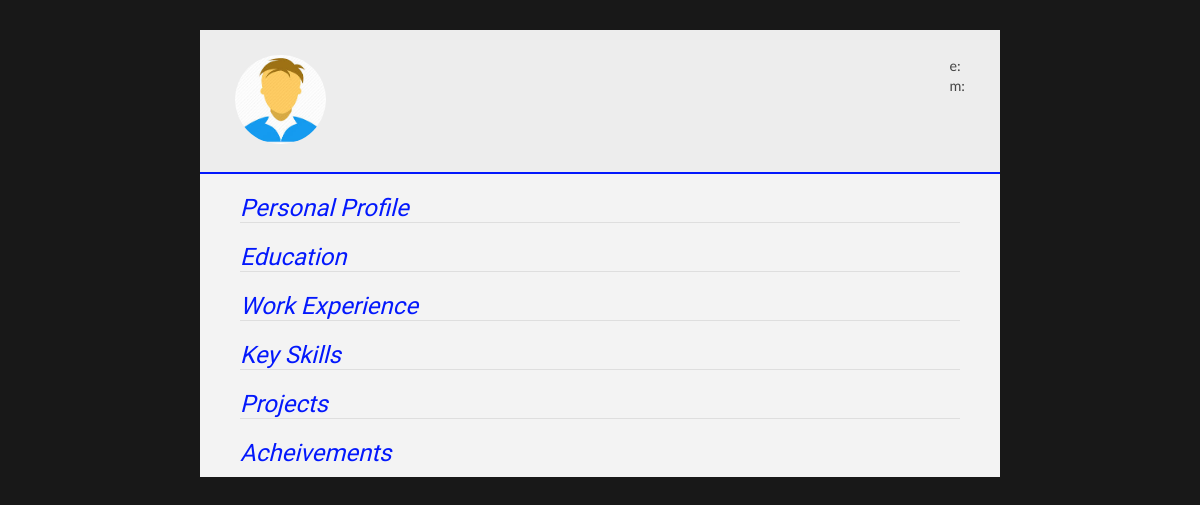
Before: /resume (signed in) with the older database file.
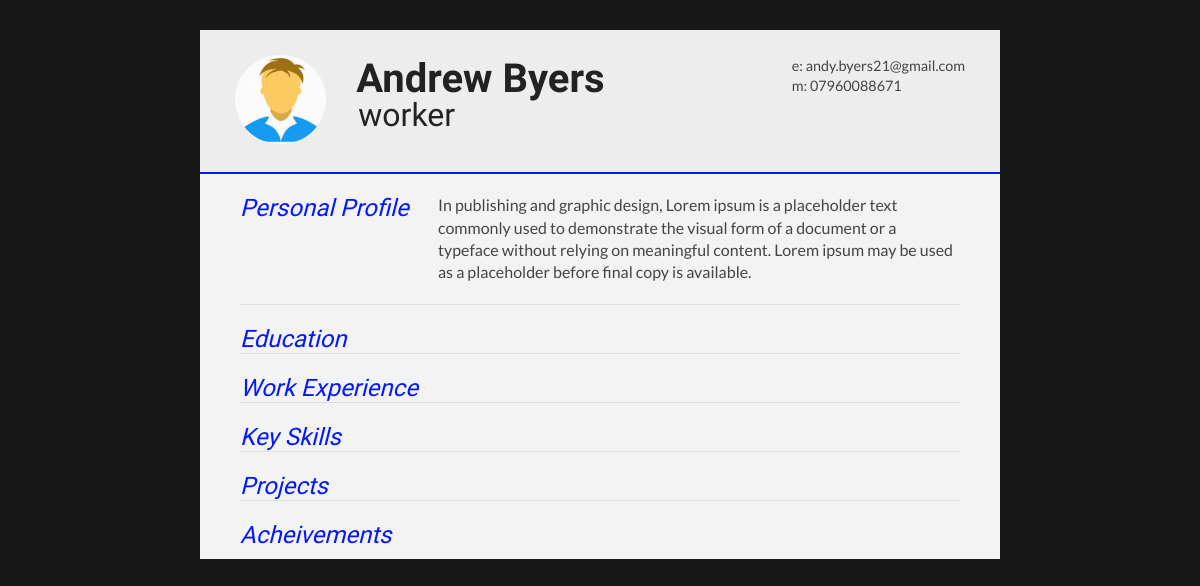
After: the same page with the newer database file.
### resume/models.py (models this page shows)
class userdetails(db.Model):
    id = db.Column(db.Integer, primary_key=True)
    name = db.Column(db.String(20),nullable=False)
    email = db.Column(db.String(120),nullable=False)
    designation = db.Column(db.String(120),nullable=False)
    phoneno =  db.Column(db.String(15),nullable=False)
    profile = db.Column(db.Text,nullable=False)
    user_id= db.Column(db.Integer,db.ForeignKey('user.id'),nullable=False)

### resume/routes.py (the view)
@app.route("/resume", methods=["GET", "POST"])
@login_required
def resumeview():
    edu = education.query.filter_by(edu=current_user).all()
    exp = experience.query.filter_by(exp=current_user).all()
    pro = projects.query.filter_by(pro=current_user).all()
    usr = userdetails.query.filter_by(details=current_user).first()
    skillsadded = skills.query.filter_by(skill=current_user).all()
    achmade = achievements.query.filter_by(ach=current_user).all()
    image_file = url_for('static', filename='profiles/' +
                         current_user.image_file)
    return render_template("resume.html", edu=edu, exp=exp, pro=pro, usr=usr, sk=skillsadded, achmade=achmade, image_file=image_file)

### resume/models.py (called while the page is built)
@login_manager.user_loader
def load_user(id):
    return user.query.get(int(id))

### resume/templates/resume.html (shortened to what this page needs)
<!DOCTYPE html>
<html>
  <head>
    <link type="text/css" rel="stylesheet" href="../static/resume.css" />
  </head>
  <body id="top">
    <div id="cv" class="instaFade">
      <div class="mainDetails">
        <div id="headshot" class="quickFade">
          <img src="{{ image_file }}" alt="{{ usr.name }}" />
        </div>
        <div id="name">
          <h1 class="quickFade delayTwo">{{ usr.name }}</h1>
          <h2 class="quickFade delayThree">{{ usr.designation }}</h2>
        </div>
        <div id="contactDetails" class="quickFade delayFour">
          <ul>
            <li>e: <a href="#" target="_blank"> {{ usr.email }}</a></li>
            <li>m: {{ usr.phoneno }}</li>
          </ul>
        </div>
      </div>
      <div id="mainArea" class="quickFade delayFive">
        <section>
          <article>
            <div class="sectionTitle">
              <h1>Personal Profile</h1>
            </div>
            <div class="sectionContent">
              <p>{{ usr.profile }}</p>
            </div>
          </article>
        </section>
        <section>
          <div class="sectionTitle">
            <h1>Education</h1>
          </div>
        </section>
        <section>
          <div class="sectionTitle">
            <h1>Work Experience</h1>
          </div>
        </section>
        <section>
          <div class="sectionTitle">
            <h1>Key Skills</h1>
          </div>
          <div class="sectionContent">
          </div>
        </section>
        <section>
          <div class="sectionTitle">
            <h1>Projects</h1>
          </div>
        </section>
        <section>
          <div class="sectionTitle">
            <h1>Acheivements</h1>
          </div>
        </section>
      </div>
    </div>
  </body>
</html>

### resume/static/resume.css (style rules this page uses)
html,body,div,span,object,iframe,h1,h2,h3,h4,h5,h6,p,blockquote,pre,abbr,address,cite,code,del,dfn,em,img,ins,kbd,q,samp,small,strong,sub,sup,var,b,i,dl,dt,dd,ol,ul,li,fieldset,form,label,legend,table,caption,tbody,tfoot,thead,tr,th,td,article,aside,canvas,details,figcaption,figure,footer,header,hgroup,menu,nav,section,summary,time,mark,audio,video { border:0; font:inherit; font-size:100%; margin:0; padding:0; vertical-align:baseline; height: auto; }
article,aside,details,figcaption,figure,footer,header,hgroup,menu,nav,section { display:block; }
html, body { background: #181818; font-family: 'Lato', helvetica, arial, sans-serif; font-size: 16px; color: #222; }
p { font-size: 1em; line-height: 1.4em; margin-bottom: 20px; color: #444; }
#cv { width: 100%; max-width: 800px; background: #f3f3f3; margin: 30px auto; height: auto; }
.mainDetails { padding: 25px 35px; border-bottom: 2px solid #0318fc; background: #ededed; }
#name h1 { font-size: 2.5em; font-weight: 700; font-family: 'Rokkitt', Helvetica, Arial, sans-serif; margin-bottom: -6px; }
#name h2 { font-size: 2em; margin-left: 2px; font-family: 'Rokkitt', Helvetica, Arial, sans-serif; }
#mainArea { padding: 0 40px; }
#headshot { width: 12.5%; float: left; margin-right: 30px; }
#headshot img { width: 100%; height: auto; -webkit-border-radius: 50px; border-radius: 50px; }
#name { float: left; }
#contactDetails { float: right; }
#contactDetails ul { list-style-type: none; font-size: 0.9em; margin-top: 2px; }
#contactDetails ul li { margin-bottom: 3px; color: #444; }
#contactDetails ul li a, a[href^=tel] { color: #444; text-decoration: none; -webkit-transition: all .3s ease-in; -moz-transition: all .3s ease-in; -o-transition: all .3s ease-in; -ms-transition: all .3s ease-in; transition: all .3s ease-in; }
section { border-top: 1px solid #dedede; padding: 20px 0 0; }
section:first-child { border-top: 0; }
section:last-child { padding: 20px 0 10px; }
.sectionTitle { float: left; width: 25%; }
.sectionContent { float: right; width: 72.5%; }
.sectionTitle h1 { font-family: 'Rokkitt', Helvetica, Arial, sans-serif; font-style: italic; font-size: 1.5em; color: #0318fc; }
.instaFade { -webkit-animation-name: reset, fade-in; -webkit-animation-duration: 0.5s; -webkit-animation-timing-function: ease-in; -moz-animation-name: reset, fade-in; -moz-animation-duration: 0.5s; -moz-animation-timing-function: ease-in; animation-name: reset, fade-in; animation-duration: 0.5s; animation-timing-function: ease-in; }
.quickFade { -webkit-animation-name: reset, fade-in; -webkit-animation-duration: 0.5s; -webkit-animation-timing-function: ease-in; -moz-animation-name: reset, fade-in; -moz-animation-duration: 0.5s; -moz-animation-timing-function: ease-in; animation-name: reset, fade-in; animation-duration: 0.5s; animation-timing-function: ease-in; }
.delayTwo { -webkit-animation-delay: 0, 1s; -moz-animation-delay: 0, 1s; animation-delay: 0, 1s; }
.delayThree { -webkit-animation-delay: 0, 0.5s; -moz-animation-delay: 0, 0.5s; animation-delay: 0, 0.5s; }
.delayFour { -webkit-animation-delay: 0, 2s; -moz-animation-delay: 0, 2s; animation-delay: 0, 2s; }
.delayFive { -webkit-animation-delay: 0, 0.5s; -moz-animation-delay: 0, 0.5s; animation-delay: 0, 0.5s; }

Changed rows visible on the page:
added userdetails: name "Andrew Byers", designation "worker", email "andy.byers21@gmail.com", phoneno "07960088671", profile "In publishing and graphic design, Lorem ipsum is a placeholder text commonly used to demonstrate the visual form of a document or a typeface without relying on meaningful content. Lorem ipsum may be used as a placeholder before final copy is available."
